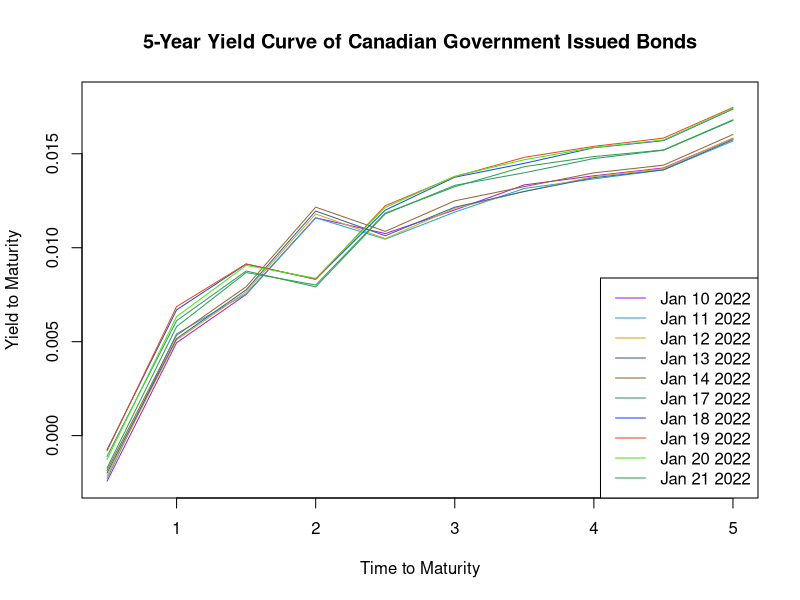
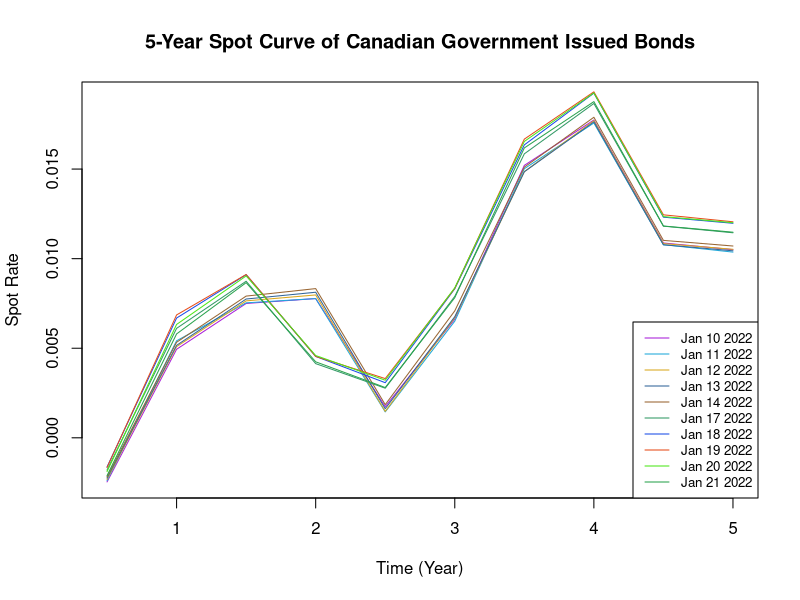
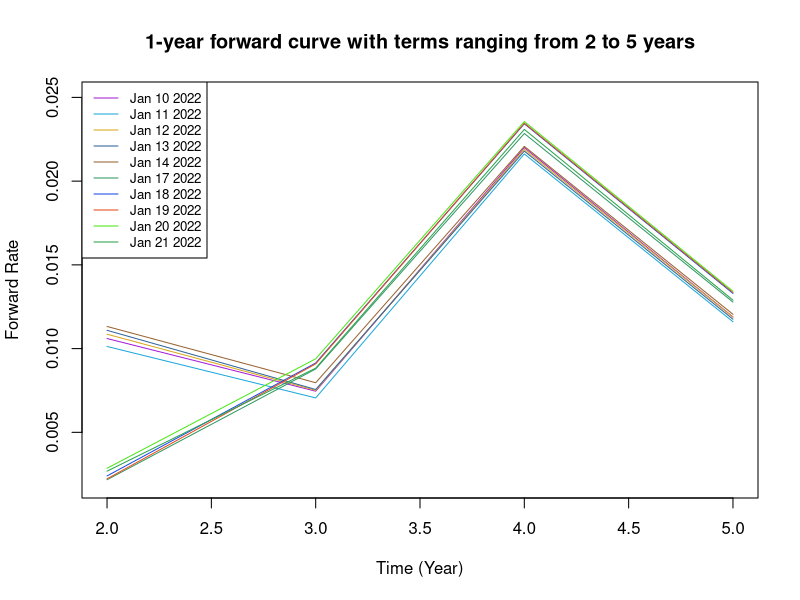

Source code (R) for these figures, in order:
## ---- chunk 1
bondprice <- read.csv("A1.csv")
## ---- chunk 2
# Need to calculate the dirty prices before move on the calculate YTM
# clean price is the price from market data, n is the number of days from the last coupon payment to the data when clean price is quoted, here we build a function to calculate dirty price of bonds
dirtyprice <- function(cleanprice, n) {
  dp <- cleanprice + n/365
  return(dp)
}

# Now we calculate all the dirty prices
dp1.10 <- dirtyprice(bondprice$X2022.1.10,bondprice$nto1.10)
dp1.11 <- dirtyprice(bondprice$X2022.1.11,bondprice$nto1.11)
dp1.12 <- dirtyprice(bondprice$X2022.1.12,bondprice$nto1.12)
dp1.13 <- dirtyprice(bondprice$X2022.1.13,bondprice$nto1.13)
dp1.14 <- dirtyprice(bondprice$X2022.1.14,bondprice$nto1.14)
dp1.17 <- dirtyprice(bondprice$X2022.1.17,bondprice$nto1.17)
dp1.18 <- dirtyprice(bondprice$X2022.1.18,bondprice$nto1.18)
dp1.19 <- dirtyprice(bondprice$X2022.1.19,bondprice$nto1.19)
dp1.20 <- dirtyprice(bondprice$X2022.1.20,bondprice$nto1.20)
dp1.21 <- dirtyprice(bondprice$X2022.1.21,bondprice$nto1.21)

# Create a new data frame consists only of dirty prices
dirtyp <- cbind(dp1.10, dp1.11, dp1.12, dp1.13, dp1.14, dp1.17, dp1.18, dp1.19, dp1.20, dp1.21)

# changes the row names of dirty prices to the bond names
rownames(dirtyp) <-bondprice$Name
## ---- chunk 3
# Now we build  functions to calculate YTM 
# First we build a function to create cash flow, cp represents coupon payment, nc is the number of total coupon payment, then we add 100 which is the face value at the end. Coupon payment of each bond is already calculated and listed in the last column of table "bondprice"
cashflow <- function(cp, nc, dp) {
  # build a vector of length number of coupon payments+1
  cf <- vector(, nc+1)
  # replace all elements of the elements with coupon payment
  cf <- replace(cf,,cp)
  # replace the last element with coupon payment + face value
  cf[length(cf)] <- cp+100
  # replace the first element with negative dirty price
  cf[1] = -dp
  return(cf)
}

# Create bond valuation function
bval <- function(i, cf,
     t=seq(along = cf))
  # write out the valuation equation
     sum(cf / (1 + i)^t)

# Create ytm() function using uniroot
ytm <- function(cf) {
    uniroot(bval, c(0, 1), cf = cf)$root
}

# It quite surprises me that the bond CAN 0.25 Jul 31 22 that matures in 6 months from Today(Jan 31) has negative yield when I use dirty price to calculate. Since there is only 1 coupon payment left(the one right before date of maturity), and the coupon payment is too low 0.25% annually, 0.125% semi-annually. Further it makes sense that current interest rate is really low, thus the return of this bond is really low, resulting in the bond price to be  high to have a negative yield.

# since the above ytm functions works a little weird to me on that negative yield bond
# Build another ytm calculator for this bond CAN 0.25 Jul 31 22
# Here, dp is dirty price and cf is coupon payment + face value
ytm1 <- function(dp,cf) {
  # ytm of this bond is simply (last coupon payment + face value)/dirty price -1
  ytm1 <- cf/dp -1
  return(ytm1)
}
## ---- chunk 4
# calculate the ytm of bond CAN 0.25 Jul 31 22 using ytm1 function since it has negative yield
ytmCAN0.25Jul3122 <- ytm1(dirtyp[1,],100.125)

# calculate the ytm of bond CAN 0.25 Jan 31 23 using the ytm function, note that we can fit the cashflow function into the ytm function, this can help us reduce some step.
ytmCAN0.25Jan3123at1.10 <- ytm(cashflow(0.125, 2, dirtyp[2,1]))
ytmCAN0.25Jan3123at1.11 <- ytm(cashflow(0.125, 2, dirtyp[2,2]))
ytmCAN0.25Jan3123at1.12 <- ytm(cashflow(0.125, 2, dirtyp[2,3]))
ytmCAN0.25Jan3123at1.13 <- ytm(cashflow(0.125, 2, dirtyp[2,4]))
ytmCAN0.25Jan3123at1.14 <- ytm(cashflow(0.125, 2, dirtyp[2,5]))
ytmCAN0.25Jan3123at1.17 <- ytm(cashflow(0.125, 2, dirtyp[2,6]))
ytmCAN0.25Jan3123at1.18 <- ytm(cashflow(0.125, 2, dirtyp[2,7]))
ytmCAN0.25Jan3123at1.19 <- ytm(cashflow(0.125, 2, dirtyp[2,8]))
ytmCAN0.25Jan3123at1.20 <- ytm(cashflow(0.125, 2, dirtyp[2,9]))
ytmCAN0.25Jan3123at1.21 <- ytm(cashflow(0.125, 2, dirtyp[2,10]))
# Create a vector which contain these ytms of bond CAN 0.25 Jan 31 23 that are calculated by dirty prices from 1.10 to 1.21, this step will make the latter plotting easier 
ytmCAN0.25Jan3123 <- c(ytmCAN0.25Jan3123at1.10, ytmCAN0.25Jan3123at1.11, ytmCAN0.25Jan3123at1.12, ytmCAN0.25Jan3123at1.13, ytmCAN0.25Jan3123at1.14, ytmCAN0.25Jan3123at1.17, ytmCAN0.25Jan3123at1.18, ytmCAN0.25Jan3123at1.19, ytmCAN0.25Jan3123at1.20, ytmCAN0.25Jan3123at1.21)

# calculate the ytm of the next bond CAN 0.25 Jul 31 23 using the ytm function
ytmCAN0.25Jul3123at1.10 <- ytm(cashflow(0.125, 3, dirtyp[3,1]))
ytmCAN0.25Jul3123at1.11 <- ytm(cashflow(0.125, 3, dirtyp[3,2]))
ytmCAN0.25Jul3123at1.12 <- ytm(cashflow(0.125, 3, dirtyp[3,3]))
ytmCAN0.25Jul3123at1.13 <- ytm(cashflow(0.125, 3, dirtyp[3,4]))
ytmCAN0.25Jul3123at1.14 <- ytm(cashflow(0.125, 3, dirtyp[3,5]))
ytmCAN0.25Jul3123at1.17 <- ytm(cashflow(0.125, 3, dirtyp[3,6]))
ytmCAN0.25Jul3123at1.18 <- ytm(cashflow(0.125, 3, dirtyp[3,7]))
ytmCAN0.25Jul3123at1.19 <- ytm(cashflow(0.125, 3, dirtyp[3,8]))
ytmCAN0.25Jul3123at1.20 <- ytm(cashflow(0.125, 3, dirtyp[3,9]))
ytmCAN0.25Jul3123at1.21 <- ytm(cashflow(0.125, 3, dirtyp[3,10]))
# Create a vector which contain these ytms of bond CAN 0.25 Jul 31 23 that are calculated by dirty prices from 1.10 to 1.21
ytmCAN0.25Jul3123 <- c(ytmCAN0.25Jul3123at1.10, ytmCAN0.25Jul3123at1.11, ytmCAN0.25Jul3123at1.12, ytmCAN0.25Jul3123at1.13, ytmCAN0.25Jul3123at1.14, ytmCAN0.25Jul3123at1.17, ytmCAN0.25Jul3123at1.18, ytmCAN0.25Jul3123at1.19, ytmCAN0.25Jul3123at1.20, ytmCAN0.25Jul3123at1.21)

# Repeat the above process to calculate the ytm of all bonds at dirty prices from 1.10 to 1.21
# ytms of bond CAN0.75Jan3124
ytmCAN0.75Jan3124at1.10 <- ytm(cashflow(0.375, 4, dirtyp[4,1]))
ytmCAN0.75Jan3124at1.11 <- ytm(cashflow(0.375, 4, dirtyp[4,2]))
ytmCAN0.75Jan3124at1.12 <- ytm(cashflow(0.375, 4, dirtyp[4,3]))
ytmCAN0.75Jan3124at1.13 <- ytm(cashflow(0.375, 4, dirtyp[4,4]))
ytmCAN0.75Jan3124at1.14 <- ytm(cashflow(0.375, 4, dirtyp[4,5]))
ytmCAN0.75Jan3124at1.17 <- ytm(cashflow(0.375, 4, dirtyp[4,6]))
ytmCAN0.75Jan3124at1.18 <- ytm(cashflow(0.375, 4, dirtyp[4,7]))
ytmCAN0.75Jan3124at1.19 <- ytm(cashflow(0.375, 4, dirtyp[4,8]))
ytmCAN0.75Jan3124at1.20 <- ytm(cashflow(0.375, 4, dirtyp[4,9]))
ytmCAN0.75Jan3124at1.21 <- ytm(cashflow(0.375, 4, dirtyp[4,10]))

ytmCAN0.75Jan3124 <- c(ytmCAN0.75Jan3124at1.10, ytmCAN0.75Jan3124at1.11, ytmCAN0.75Jan3124at1.12, ytmCAN0.75Jan3124at1.13, ytmCAN0.75Jan3124at1.14, ytmCAN0.75Jan3124at1.17, ytmCAN0.75Jan3124at1.18, ytmCAN0.75Jan3124at1.19, ytmCAN0.75Jan3124at1.20, ytmCAN0.75Jan3124at1.21)

# ytms of bond CAN 1.5 Aug 31 24
ytmCAN1.5Aug3124at1.10 <- ytm(cashflow(0.75, 5, dirtyp[5,1]))
ytmCAN1.5Aug3124at1.11 <- ytm(cashflow(0.75, 5, dirtyp[5,2]))
ytmCAN1.5Aug3124at1.12 <- ytm(cashflow(0.75, 5, dirtyp[5,3]))
ytmCAN1.5Aug3124at1.13 <- ytm(cashflow(0.75, 5, dirtyp[5,4]))
ytmCAN1.5Aug3124at1.14 <- ytm(cashflow(0.75, 5, dirtyp[5,5]))
ytmCAN1.5Aug3124at1.17 <- ytm(cashflow(0.75, 5, dirtyp[5,6]))
ytmCAN1.5Aug3124at1.18 <- ytm(cashflow(0.75, 5, dirtyp[5,7]))
ytmCAN1.5Aug3124at1.19 <- ytm(cashflow(0.75, 5, dirtyp[5,8]))
ytmCAN1.5Aug3124at1.20 <- ytm(cashflow(0.75, 5, dirtyp[5,9]))
ytmCAN1.5Aug3124at1.21 <- ytm(cashflow(0.75, 5, dirtyp[5,10]))

ytmCAN1.5Aug3124 <- c(ytmCAN1.5Aug3124at1.10, ytmCAN1.5Aug3124at1.11, ytmCAN1.5Aug3124at1.12, ytmCAN1.5Aug3124at1.13, ytmCAN1.5Aug3124at1.14, ytmCAN1.5Aug3124at1.17, ytmCAN1.5Aug3124at1.18, ytmCAN1.5Aug3124at1.19, ytmCAN1.5Aug3124at1.20, ytmCAN1.5Aug3124at1.21)
## ---- chunk 5
# ytms of bond 4CAN 1.25 Feb 28 25
ytmCAN1.25Feb2825at1.10 <- ytm(cashflow(0.625, 6, dirtyp[6,1]))
ytmCAN1.25Feb2825at1.11 <- ytm(cashflow(0.625, 6, dirtyp[6,2]))
ytmCAN1.25Feb2825at1.12 <- ytm(cashflow(0.625, 6, dirtyp[6,3]))
ytmCAN1.25Feb2825at1.13 <- ytm(cashflow(0.625, 6, dirtyp[6,4]))
ytmCAN1.25Feb2825at1.14 <- ytm(cashflow(0.625, 6, dirtyp[6,5]))
ytmCAN1.25Feb2825at1.17 <- ytm(cashflow(0.625, 6, dirtyp[6,6]))
ytmCAN1.25Feb2825at1.18 <- ytm(cashflow(0.625, 6, dirtyp[6,7]))
ytmCAN1.25Feb2825at1.19 <- ytm(cashflow(0.625, 6, dirtyp[6,8]))
ytmCAN1.25Feb2825at1.20 <- ytm(cashflow(0.625, 6, dirtyp[6,9]))
ytmCAN1.25Feb2825at1.21 <- ytm(cashflow(0.625, 6, dirtyp[6,10]))

ytmCAN1.25Feb2825 <- c(ytmCAN1.25Feb2825at1.10, ytmCAN1.25Feb2825at1.11, ytmCAN1.25Feb2825at1.12, ytmCAN1.25Feb2825at1.13, ytmCAN1.25Feb2825at1.14, ytmCAN1.25Feb2825at1.17, ytmCAN1.25Feb2825at1.18, ytmCAN1.25Feb2825at1.19, ytmCAN1.25Feb2825at1.20, ytmCAN1.25Feb2825at1.21)

# ytms of bond CAN 0.5 Aug 31 25
ytmCAN0.5Aug3125at1.10 <- ytm(cashflow(0.25, 7, dirtyp[7,1]))
ytmCAN0.5Aug3125at1.11 <- ytm(cashflow(0.25, 7, dirtyp[7,2]))
ytmCAN0.5Aug3125at1.12 <- ytm(cashflow(0.25, 7, dirtyp[7,3]))
ytmCAN0.5Aug3125at1.13 <- ytm(cashflow(0.25, 7, dirtyp[7,4]))
ytmCAN0.5Aug3125at1.14 <- ytm(cashflow(0.25, 7, dirtyp[7,5]))
ytmCAN0.5Aug3125at1.17 <- ytm(cashflow(0.25, 7, dirtyp[7,6]))
ytmCAN0.5Aug3125at1.18 <- ytm(cashflow(0.25, 7, dirtyp[7,7]))
ytmCAN0.5Aug3125at1.19 <- ytm(cashflow(0.25, 7, dirtyp[7,8]))
ytmCAN0.5Aug3125at1.20 <- ytm(cashflow(0.25, 7, dirtyp[7,9]))
ytmCAN0.5Aug3125at1.21 <- ytm(cashflow(0.25, 7, dirtyp[7,10]))

ytmCAN0.5Aug3125 <- c(ytmCAN0.5Aug3125at1.10, ytmCAN0.5Aug3125at1.11, ytmCAN0.5Aug3125at1.12, ytmCAN0.5Aug3125at1.13, ytmCAN0.5Aug3125at1.14, ytmCAN0.5Aug3125at1.17, ytmCAN0.5Aug3125at1.18, ytmCAN0.5Aug3125at1.19, ytmCAN0.5Aug3125at1.20, ytmCAN0.5Aug3125at1.21)

# ytms of bond CAN 0.25 Feb 28 26
ytmCAN0.25Feb2826at1.10 <- ytm(cashflow(0.125, 8, dirtyp[8,1]))
ytmCAN0.25Feb2826at1.11 <- ytm(cashflow(0.125, 8, dirtyp[8,2]))
ytmCAN0.25Feb2826at1.12 <- ytm(cashflow(0.125, 8, dirtyp[8,3]))
ytmCAN0.25Feb2826at1.13 <- ytm(cashflow(0.125, 8, dirtyp[8,4]))
ytmCAN0.25Feb2826at1.14 <- ytm(cashflow(0.125, 8, dirtyp[8,5]))
ytmCAN0.25Feb2826at1.17 <- ytm(cashflow(0.125, 8, dirtyp[8,6]))
ytmCAN0.25Feb2826at1.18 <- ytm(cashflow(0.125, 8, dirtyp[8,7]))
ytmCAN0.25Feb2826at1.19 <- ytm(cashflow(0.125, 8, dirtyp[8,8]))
ytmCAN0.25Feb2826at1.20 <- ytm(cashflow(0.125, 8, dirtyp[8,9]))
ytmCAN0.25Feb2826at1.21 <- ytm(cashflow(0.125, 8, dirtyp[8,10]))

ytmCAN0.25Feb2826 <- c(ytmCAN0.25Feb2826at1.10, ytmCAN0.25Feb2826at1.11, ytmCAN0.25Feb2826at1.12, ytmCAN0.25Feb2826at1.13, ytmCAN0.25Feb2826at1.14, ytmCAN0.25Feb2826at1.17, ytmCAN0.25Feb2826at1.18, ytmCAN0.25Feb2826at1.19, ytmCAN0.25Feb2826at1.20, ytmCAN0.25Feb2826at1.21)

# ytms of bond CAN 1 Aug 31 26
ytmsCAN1Aug3126at1.10 <- ytm(cashflow(0.5, 9, dirtyp[9,1]))
ytmsCAN1Aug3126at1.11 <- ytm(cashflow(0.5, 9, dirtyp[9,2]))
ytmsCAN1Aug3126at1.12 <- ytm(cashflow(0.5, 9, dirtyp[9,3]))
ytmsCAN1Aug3126at1.13 <- ytm(cashflow(0.5, 9, dirtyp[9,4]))
ytmsCAN1Aug3126at1.14 <- ytm(cashflow(0.5, 9, dirtyp[9,5]))
ytmsCAN1Aug3126at1.17 <- ytm(cashflow(0.5, 9, dirtyp[9,6]))
ytmsCAN1Aug3126at1.18 <- ytm(cashflow(0.5, 9, dirtyp[9,7]))
ytmsCAN1Aug3126at1.19 <- ytm(cashflow(0.5, 9, dirtyp[9,8]))
ytmsCAN1Aug3126at1.20 <- ytm(cashflow(0.5, 9, dirtyp[9,9]))
ytmsCAN1Aug3126at1.21 <- ytm(cashflow(0.5, 9, dirtyp[9,10]))

ytmsCAN1Aug3126 <- c(ytmsCAN1Aug3126at1.10, ytmsCAN1Aug3126at1.11, ytmsCAN1Aug3126at1.12, ytmsCAN1Aug3126at1.13, ytmsCAN1Aug3126at1.14, ytmsCAN1Aug3126at1.17, ytmsCAN1Aug3126at1.18, ytmsCAN1Aug3126at1.19, ytmsCAN1Aug3126at1.20, ytmsCAN1Aug3126at1.21)

# ytms of bond CAN 1.25 Feb 28 27
ytmCAN1.25Feb2827at1.10 <- ytm(cashflow(0.625, 10, dirtyp[10,1]))
ytmCAN1.25Feb2827at1.11 <- ytm(cashflow(0.625, 10, dirtyp[10,2]))
ytmCAN1.25Feb2827at1.12 <- ytm(cashflow(0.625, 10, dirtyp[10,3]))
ytmCAN1.25Feb2827at1.13 <- ytm(cashflow(0.625, 10, dirtyp[10,4]))
ytmCAN1.25Feb2827at1.14 <- ytm(cashflow(0.625, 10, dirtyp[10,5]))
ytmCAN1.25Feb2827at1.17 <- ytm(cashflow(0.625, 10, dirtyp[10,6]))
ytmCAN1.25Feb2827at1.18 <- ytm(cashflow(0.625, 10, dirtyp[10,7]))
ytmCAN1.25Feb2827at1.19 <- ytm(cashflow(0.625, 10, dirtyp[10,8]))
ytmCAN1.25Feb2827at1.20 <- ytm(cashflow(0.625, 10, dirtyp[10,9]))
ytmCAN1.25Feb2827at1.21 <- ytm(cashflow(0.625, 10, dirtyp[10,10]))

ytmCAN1.25Feb2827 <- c(ytmCAN1.25Feb2827at1.10, ytmCAN1.25Feb2827at1.11, ytmCAN1.25Feb2827at1.12, ytmCAN1.25Feb2827at1.13, ytmCAN1.25Feb2827at1.14, ytmCAN1.25Feb2827at1.17, ytmCAN1.25Feb2827at1.18, ytmCAN1.25Feb2827at1.19, ytmCAN1.25Feb2827at1.20, ytmCAN1.25Feb2827at1.21)
## ---- chunk 6
# First of all, put all ytms into a matrix to make everything easier
bondsytms <- rbind(ytmCAN0.25Jul3122, ytmCAN0.25Jan3123, ytmCAN0.25Jul3123, ytmCAN0.75Jan3124, ytmCAN1.5Aug3124, ytmCAN1.25Feb2825, ytmCAN0.5Aug3125, ytmCAN0.25Feb2826, ytmsCAN1Aug3126, ytmCAN1.25Feb2827)

# Since the bonds are compounding semi-annually, the actual ytm should be multipled by 2 
fytm <- 2 * bondsytms
# Change this matrix to dataframe
ytmdata <- data.frame(fytm)
# Name the row names as bond names
rownames(ytmdata) <- bondprice$Name

# Plot the 5-year yield curve correspond to each day of data
# create a vector of colors for the plot
culer <- c(rgb(.66, .12, .85), rgb(.12, .66, .85), rgb(.85, .66, .12), rgb(.20, .40, .60), rgb(.60, .40, .20), rgb(.20, .60, .40), rgb(.10, .30, .90), rgb(.90, .30, .10), rgb(.30, .90, .10), rgb(.17, .64, .31))
# Create the xlab which is time to maturity
x <- c(0.5, 1, 1.5, 2, 2.5, 3, 3.5, 4, 4.5, 5)

# The yield curve using price of 1.10
plot(x, ytmdata$dp1.10, col = culer[1], type = "l", main = "5-Year Yield Curve of Canadian Government Issued Bonds", xlab = "Time to Maturity", ylab = "Yield to Maturity", ylim=c(-0.0025, 0.018))
# The yield curve using price of 1.11
lines(x, ytmdata$dp1.11,col = culer[2], type = "l")
# The yield curve using price of 1.12
lines(x, ytmdata$dp1.12,col = culer[3], type = "l")
# The yield curve using price of 1.13
lines(x, ytmdata$dp1.13,col = culer[4], type = "l")
# The yield curve using price of 1.14
lines(x, ytmdata$dp1.14,col = culer[5], type = "l")
# The yield curve using price of 1.17
lines(x, ytmdata$dp1.17,col = culer[6], type = "l")
# The yield curve using price of 1.18
lines(x, ytmdata$dp1.18,col = culer[7], type = "l")
# The yield curve using price of 1.19
lines(x, ytmdata$dp1.19,col = culer[8], type = "l")
# The yield curve using price of 1.20
lines(x, ytmdata$dp1.20,col = culer[9], type = "l")
# The yield curve using price of 1.21
lines(x, ytmdata$dp1.21,col = culer[10], type = "l")

# Create the legend, since the yield curve is calculated from the prices of these ten days, we name the lines by its price data
curvename <- c("Jan 10 2022", "Jan 11 2022", "Jan 12 2022", "Jan 13 2022", "Jan 14 2022", "Jan 17 2022", "Jan 18 2022", "Jan 19 2022", "Jan 20 2022", "Jan 21 2022")

legend("bottomright", legend = curvename, col = culer, lty=1.2)


## ---- chunk 7
# First we calculate the spot rate at time 0.5, here dp is dirty price of bond CAN 0.25 Jul 31 22, t is time and since we already know the face value of all bonds are 100, we do not include a face value variable in the function
r0.5 <- function(dp, t){
  r0.5 <- -log(dp/100)/t
  return(r0.5)
}
# Since this is the spot rate at time 0.5, we need to divide this by 2.
spot0.5 <- 0.5* r0.5(dirtyp[1,], 0.5)
## ---- chunk 8
# Since we have the spot rate at t=0.5 and everything else except for spot rate at t=1, we can set up the bootstrapping equation to figure it out. here cp2 = face value + coupon payment = cp + 100
r1 <- function(dp, r0.5, t1, t2, cp1, cp2){
  # calculate the the part at t= 0.5
  part <- cp1 * exp(-r0.5 * t1)
  r1 <- log((dp - part)/cp2)/-t2
  return(r1)
}
# Find the spot rate at t = 1
spot1 <- r1(dirtyp[2,], spot0.5, 0.5, 1, 0.125, 100.125)

# Write a function for spot rate at t = 1.5
r1.5 <- function(dp, r0.5, r1, t1, t2, t3, cp1, cp2, cp3){
  # calculate the parts at t = 0.5 , 1
  part <- cp1 * exp(-r0.5 * t1) + cp2 *  exp(-r1 * t2)
  r1.5 <- log((dp - part)/cp3)/-t3
  return(r1.5)
}
# Find the spot rate at t = 1.5
spot1.5 <- r1.5(dirtyp[3,], spot0.5, spot1, 0.5, 1, 1.5, 0.125, 0.125, 100.125)

# Write a function for spot rate at t = 2
r2 <- function(dp, r0.5, r1, r1.5, t1, t2, t3, t4, cp1, cp2, cp3, cp4){
  # calculate the parts at t = 0.5 , 1, 1.5
  part <- cp1 * exp(-r0.5 * t1) + cp2 *  exp(-r1 * t2) + cp3 *  exp(-r1.5 * t3)
  r2 <- log((dp - part)/cp4)/-t4
  return(r2)
}
# Find the spot rate at t = 2
spot2 <- r2(dirtyp[4,], spot0.5, spot1, spot1.5, 0.5, 1, 1.5, 2, 0.125, 0.125, 0.125, 100.375)

# Write a function for spot rate at t = 2.5
r2.5 <- function(dp, r0.5, r1, r1.5, r2, t1, t2, t3, t4, t5, cp1, cp2, cp3, cp4, cp5){
  # calculate the parts at t = 0.5 , 1, 1.5, 2
  part <- cp1 * exp(-r0.5 * t1) + cp2 *  exp(-r1 * t2) + cp3 *  exp(-r1.5 * t3) + cp4 *  exp(-r2 * t4)
  r2.5 <- log((dp - part)/cp5)/-t5
  return(r2.5)
}
# Find the spot rate at t = 2.5
spot2.5 <- r2.5(dirtyp[5,], spot0.5, spot1, spot1.5, spot2, 0.5, 1, 1.5, 2, 2.5, 0.125, 0.125, 0.125, 0.375, 100.75)

# We have done 5 spot rates, I will calculate the rest in the next chunk

## ---- chunk 9
# Write a function for spot rate at t = 3
r3 <- function(dp, r0.5, r1, r1.5, r2, r2.5, t1, t2, t3, t4, t5, t6, cp1, cp2, cp3, cp4, cp5, cp6){
  # calculate the parts at t = 0.5 , 1, 1.5, 2, 2.5
  part <- cp1 * exp(-r0.5 * t1) + cp2 *  exp(-r1 * t2) + cp3 *  exp(-r1.5 * t3) + cp4 *  exp(-r2 * t4) + cp5 *  exp(-r2.5 * t5)
  r3 <- log((dp - part)/cp6)/-t6
  return(r3)
}
# Find the spot rate at t = 3
spot3 <- r3(dirtyp[6,], spot0.5, spot1, spot1.5, spot2, spot2.5, 0.5, 1, 1.5, 2, 2.5, 3, 0.125, 0.125, 0.125, 0.375, 0.75, 100.625)

# Write a function for spot rate at t = 3.5
r3.5 <- function(dp, r0.5, r1, r1.5, r2, r2.5, r3, t1, t2, t3, t4, t5, t6, t7, cp1, cp2, cp3, cp4, cp5, cp6, cp7){
  # calculate the parts at t = 0.5 , 1, 1.5, 2, 2.5, 3
  part <- cp1 * exp(-r0.5 * t1) + cp2 *  exp(-r1 * t2) + cp3 *  exp(-r1.5 * t3) + cp4 *  exp(-r2 * t4) + cp5 *  exp(-r2.5 * t5) + cp6 *  exp(-r3 * t6)
  r3.5 <- log((dp - part)/cp7)/-t7
  return(r3.5)
}
# Find the spot rate at t = 3.5
spot3.5 <- r3.5(dirtyp[7,], spot0.5, spot1, spot1.5, spot2, spot2.5, spot3, 0.5, 1, 1.5, 2, 2.5, 3, 3.5, 0.125, 0.125, 0.125, 0.375, 0.75, 0.625, 100.25)

# Write a function for spot rate at t = 4
r4 <- function(dp, r0.5, r1, r1.5, r2, r2.5, r3, r3.5, t1, t2, t3, t4, t5, t6, t7, t8, cp1, cp2, cp3, cp4, cp5, cp6, cp7, cp8){
  # calculate the parts at t = 0.5 , 1, 1.5, 2, 2.5, 3, 3.5
  part <- cp1 * exp(-r0.5 * t1) + cp2 *  exp(-r1 * t2) + cp3 *  exp(-r1.5 * t3) + cp4 *  exp(-r2 * t4) + cp5 *  exp(-r2.5 * t5) + cp6 *  exp(-r3 * t6) + cp7 *  exp(-r3.5 * t7)
  r4 <- log((dp - part)/cp8)/-t8
  return(r4)
}
# Find the spot rate at t = 4
spot4 <- r4(dirtyp[8,], spot0.5, spot1, spot1.5, spot2, spot2.5, spot3, spot3.5, 0.5, 1, 1.5, 2, 2.5, 3, 3.5, 4, 0.125, 0.125, 0.125, 0.375, 0.75, 0.625, 0.25, 100.125)

# Write a function for spot rate at t = 4.5
r4.5 <- function(dp, r0.5, r1, r1.5, r2, r2.5, r3, r3.5, r4, t1, t2, t3, t4, t5, t6, t7, t8, t9, cp1, cp2, cp3, cp4, cp5, cp6, cp7, cp8, cp9){
  # calculate the parts at t = 0.5 , 1, 1.5, 2, 2.5, 3, 3.5, 4
  part <- cp1 * exp(-r0.5 * t1) + cp2 *  exp(-r1 * t2) + cp3 *  exp(-r1.5 * t3) + cp4 *  exp(-r2 * t4) + cp5 *  exp(-r2.5 * t5) + cp6 *  exp(-r3 * t6) + cp7 *  exp(-r3.5 * t7) + cp8 *  exp(-r4 * t8)
  r4.5 <- log((dp - part)/cp9)/-t9
  return(r4.5)
}
# Find the spot rate at t = 4.5
spot4.5 <- r4.5(dirtyp[9,], spot0.5, spot1, spot1.5, spot2, spot2.5, spot3, spot3.5, spot4, 0.5, 1, 1.5, 2, 2.5, 3, 3.5, 4, 4.5, 0.125, 0.125, 0.125, 0.375, 0.75, 0.625, 0.25, 0.125, 100.5)

# Write a function for spot rate at t = 4.5
r4.5 <- function(dp, r0.5, r1, r1.5, r2, r2.5, r3, r3.5, r4, t1, t2, t3, t4, t5, t6, t7, t8, t9, cp1, cp2, cp3, cp4, cp5, cp6, cp7, cp8, cp9){
  # calculate the parts at t = 0.5 , 1, 1.5, 2, 2.5, 3, 3.5, 4
  part <- cp1 * exp(-r0.5 * t1) + cp2 *  exp(-r1 * t2) + cp3 *  exp(-r1.5 * t3) + cp4 *  exp(-r2 * t4) + cp5 *  exp(-r2.5 * t5) + cp6 *  exp(-r3 * t6) + cp7 *  exp(-r3.5 * t7) + cp8 *  exp(-r4 * t8)
  r4.5 <- log((dp - part)/cp9)/-t9
  return(r4.5)
}
# Find the spot rate at t = 4.5
spot4.5 <- r4.5(dirtyp[9,], spot0.5, spot1, spot1.5, spot2, spot2.5, spot3, spot3.5, spot4, 0.5, 1, 1.5, 2, 2.5, 3, 3.5, 4, 4.5, 0.125, 0.125, 0.125, 0.375, 0.75, 0.625, 0.25, 0.125, 100.5)

# Write a function for spot rate at t = 5
r5 <- function(dp, r0.5, r1, r1.5, r2, r2.5, r3, r3.5, r4, r4.5, t1, t2, t3, t4, t5, t6, t7, t8, t9, t10, cp1, cp2, cp3, cp4, cp5, cp6, cp7, cp8, cp9, cp10){
  # calculate the parts at t = 0.5 , 1, 1.5, 2, 2.5, 3, 3.5, 4, 4.5
  part <- cp1 * exp(-r0.5 * t1) + cp2 *  exp(-r1 * t2) + cp3 *  exp(-r1.5 * t3) + cp4 *  exp(-r2 * t4) + cp5 *  exp(-r2.5 * t5) + cp6 *  exp(-r3 * t6) + cp7 *  exp(-r3.5 * t7) + cp8 *  exp(-r4 * t8) + cp9 *  exp(-r4.5 * t9)
  r5 <- log((dp - part)/cp10)/-t10
  return(r5)
}
# Find the spot rate at t = 5
spot5 <- r5(dirtyp[10,], spot0.5, spot1, spot1.5, spot2, spot2.5, spot3, spot3.5, spot4, spot4.5, 0.5, 1, 1.5, 2, 2.5, 3, 3.5, 4, 4.5, 5, 0.125, 0.125, 0.125, 0.375, 0.75, 0.625, 0.25, 0.125, 0.5, 100.625)


## ---- chunk 10
# put the spot rates to a matrix
spotrate <- rbind(spot0.5, spot1, spot1.5, spot2, spot2.5, spot3, spot3.5, spot4, spot4.5, spot5)
# Change this matrix to dataframe
spotdata <- data.frame(spotrate)
# Name the row names as bond names
rownames(spotdata) <- bondprice$Name

# Plot the 5-year spot curve correspond to each day of data
# create a vector of colors for the plot
culer <- c(rgb(.66, .12, .85), rgb(.12, .66, .85), rgb(.85, .66, .12), rgb(.20, .40, .60), rgb(.60, .40, .20), rgb(.20, .60, .40), rgb(.10, .30, .90), rgb(.90, .30, .10), rgb(.30, .90, .10), rgb(.17, .64, .31))
# Create the xlab which is time 
x <- c(0.5, 1, 1.5, 2, 2.5, 3, 3.5, 4, 4.5, 5)

# The spot curve using price of 1.10
plot(x, spotdata$dp1.10, col = culer[1], type = "l", main = "5-Year Spot Curve of Canadian Government Issued Bonds", xlab = "Time (Year)", ylab = "Spot Rate", ylim=c(-0.0025, 0.019))
# The spot curve using price of 1.11
lines(x, spotdata$dp1.11,col = culer[2], type = "l")
# The spot curve using price of 1.12
lines(x, spotdata$dp1.12,col = culer[3], type = "l")
# The spot curve using price of 1.13
lines(x, spotdata$dp1.13,col = culer[4], type = "l")
# The spot curve using price of 1.14
lines(x, spotdata$dp1.14,col = culer[5], type = "l")
# The spot curve using price of 1.17
lines(x, spotdata$dp1.17,col = culer[6], type = "l")
# The spot curve using price of 1.18
lines(x, spotdata$dp1.18,col = culer[7], type = "l")
# The spot curve using price of 1.19
lines(x, spotdata$dp1.19,col = culer[8], type = "l")
# The spot curve using price of 1.20
lines(x, spotdata$dp1.20,col = culer[9], type = "l")
# The spot curve using price of 1.21
lines(x, spotdata$dp1.21,col = culer[10], type = "l")

# Create the legend, since the spot curve is calculated from the prices of these ten days, we name the lines by its price data
curvename <- c("Jan 10 2022", "Jan 11 2022", "Jan 12 2022", "Jan 13 2022", "Jan 14 2022", "Jan 17 2022", "Jan 18 2022", "Jan 19 2022", "Jan 20 2022", "Jan 21 2022")

legend("bottomright", legend = curvename, col = culer, lty=1.2, cex = 0.8)
## ---- chunk 11
# Now we nuild a calculator to find forward rate
# r1 is the spot rate at T1, r2 is the spot rate at T2
forward <- function(t, T1, T2, r1, r2){
  a <- - r2 * (T2 - t)
  b <- - r1 * (T1 - t)
  forward <- - (a-b)/(T2-T1)
  return(forward)
}

# To the notations clear, the 1yr-1yr forward rate means t = 0, T1 = 1 and T2 = 2
# Calculate the 1yr-1yr forward rate
oneyr_1yr_rate <- forward(0, 1, 2, spotrate[2,], spotrate[4,])

# Calculate the 1yr-1yr forward rate
oneyr_2yr_rate <- forward(0, 1, 3, spotrate[2,], spotrate[6,])

# Calculate the 1yr-1yr forward rate
oneyr_3yr_rate <- forward(0, 1, 4, spotrate[2,], spotrate[8,])

# Calculate the 1yr-1yr forward rate
oneyr_4yr_rate <- forward(0, 1, 5, spotrate[2,], spotrate[10,])

# put the forward rates to a matrix
forwardrate <- rbind(oneyr_1yr_rate, oneyr_2yr_rate, oneyr_3yr_rate, oneyr_4yr_rate)
# Change this matrix to dataframe
forwarddata <- data.frame(forwardrate)

# Now the calculations are done, we make plots now.
# Plot the 1-year forward curve with terms ranging from 2 to 5 years correspond to each day of data
# create a vector of colors for the plot
culer <- c(rgb(.66, .12, .85), rgb(.12, .66, .85), rgb(.85, .66, .12), rgb(.20, .40, .60), rgb(.60, .40, .20), rgb(.20, .60, .40), rgb(.10, .30, .90), rgb(.90, .30, .10), rgb(.30, .90, .10), rgb(.17, .64, .31))
# Create xlab which is time 
x <- c(2, 3, 4, 5)

# The forward curve using price of 1.10
plot(x, forwarddata$dp1.10, col = culer[1], type = "l", main = "1-year forward curve with terms ranging from 2 to 5 years", xlab = "Time (Year)", ylab = "Forward Rate", ylim=c(0.002, 0.025))
# The forward curve using price of 1.11
lines(x, forwarddata$dp1.11,col = culer[2], type = "l")
# The forward curve using price of 1.12
lines(x, forwarddata$dp1.12,col = culer[3], type = "l")
# The forward curve using price of 1.13
lines(x, forwarddata$dp1.13,col = culer[4], type = "l")
# The forward curve using price of 1.14
lines(x, forwarddata$dp1.14,col = culer[5], type = "l")
# The forward curve using price of 1.17
lines(x, forwarddata$dp1.17,col = culer[6], type = "l")
# The forward curve using price of 1.18
lines(x, forwarddata$dp1.18,col = culer[7], type = "l")
# The forward curve using price of 1.19
lines(x, forwarddata$dp1.19,col = culer[8], type = "l")
# The forward curve using price of 1.20
lines(x, forwarddata$dp1.20,col = culer[9], type = "l")
# The forward curve using price of 1.21
lines(x, forwarddata$dp1.21,col = culer[10], type = "l")

# Create the legend, since the forward curve is calculated from the prices of these ten days, we name the lines by its price data
curvename <- c("Jan 10 2022", "Jan 11 2022", "Jan 12 2022", "Jan 13 2022", "Jan 14 2022", "Jan 17 2022", "Jan 18 2022", "Jan 19 2022", "Jan 20 2022", "Jan 21 2022")

legend("topleft", legend = curvename, col = culer, lty=1.2, cex = 0.8)




## ---- chunk 12
# build a function to calculate the log returns of yield
# here r1 means r1,1 and r2 means r1,2
logyield <- function(r1, r2){
  logr <- log(r2 / r1)
  return(logr)
}

# we use for loop to calculate xi,j s
y <- c(1:9)

# calculate x1,j, using the ytm at year 1
x1 <- vector("numeric", 9)
for(i in y){
  x <- logyield(ytmdata[2,i], ytmdata[2,i+1])
  x1[i] <- x
}

# calculate x2,j, using the ytm at year 2
x2 <- vector("numeric", 9)
for(i in y){
  x <- logyield(ytmdata[4,i], ytmdata[4,i+1])
  x2[i] <- x
}

# calculate x3,j, using the ytm at year 3
x3 <- vector("numeric", 9)
for(i in y){
  x <- logyield(ytmdata[6,i], ytmdata[6,i+1])
  x3[i] <- x
}
# calculate x4,j, using the ytm at year 4
x4 <- vector("numeric", 9)
for(i in y){
  x <- logyield(ytmdata[8,i], ytmdata[8,i+1])
  x4[i] <- x
}
# calculate x5,j, using the ytm at year 5
x5 <- vector("numeric", 9)
for(i in y){
  x <- logyield(ytmdata[10,i], ytmdata[10,i+1])
  x5[i] <- x
}

# build a matrix with these xi,j s
xmatrix <- cbind(x1, x2, x3, x4, x5)
# create the covariance matrix of daily log-returns of yield
cov_logreturns_of_yield <- cov(xmatrix)
print(cov_logreturns_of_yield)
## ---- chunk 13
# calculate fx1,j, using the 1yr-1yr rate
fx1 <- vector("numeric", 9)
for(i in y){
  x <- logyield(forwarddata[1,i], forwarddata[1,i+1])
  fx1[i] <- x
}

# calculate fx2,j, using the 1yr-2yr rate
fx2 <- vector("numeric", 9)
for(i in y){
  x <- logyield(forwarddata[2,i], forwarddata[2,i+1])
  fx2[i] <- x
}

# calculate fx3,j, using the 1yr-3yr rate
fx3 <- vector("numeric", 9)
for(i in y){
  x <- logyield(forwarddata[3,i], forwarddata[3,i+1])
  fx3[i] <- x
}
# calculate fx4,j, using the 1yr-4yr rate
fx4 <- vector("numeric", 9)
for(i in y){
  x <- logyield(forwarddata[4,i], forwarddata[4,i+1])
  fx4[i] <- x
}



# build a matrix with these xi,j s
forwardxmatrix <- cbind(fx1, fx2, fx3, fx4)
# create the covariance matrix of daily log-returns of yield
cov_logreturns_of_forward <- cov(forwardxmatrix)
print(cov_logreturns_of_forward)
## ---- chunk 14
# Calculate eigenvalue and eigenvector of cov_logreturns_of_yield
e_yield <- eigen(cov_logreturns_of_yield)
e_yield$values
e_yield$vectors

# Calculate eigenvalue and eigenvector of cov_logreturns_of_forward
e_forward <- eigen(cov_logreturns_of_forward)
e_forward$values
e_forward$vectors
